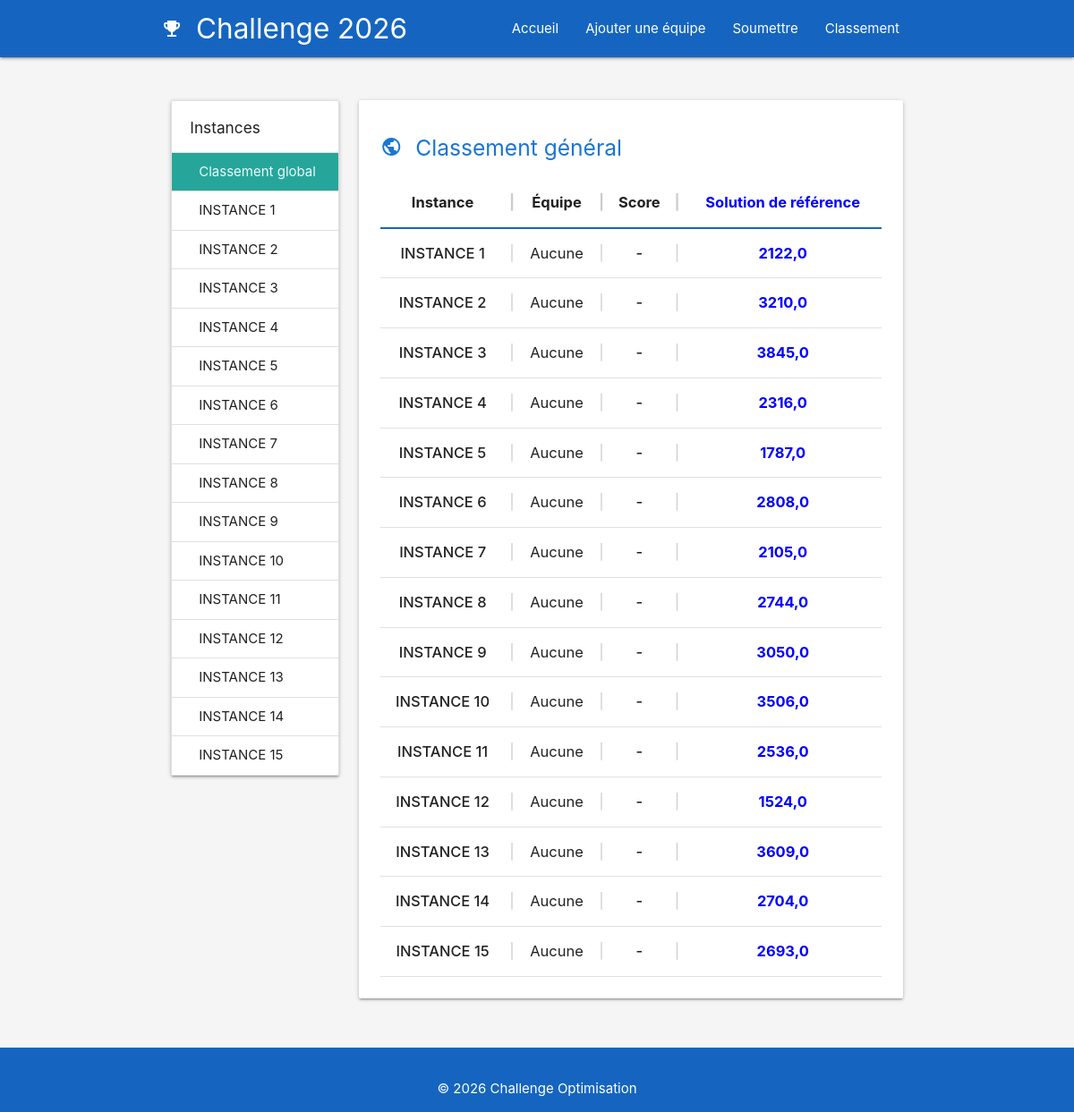
Page /classement/ on the committed database.
### solutions/models.py (models this page shows, shortened)
class Instance(models.Model):
    nom = models.CharField(max_length=100, unique=True)
    numero = models.IntegerField(unique=True)
    description = models.TextField(blank=True)
    date_ajout = models.DateTimeField(auto_now_add=True)

class Solution(models.Model):
    equipe          = models.ForeignKey(Equipe, on_delete=models.CASCADE)
    instance        = models.ForeignKey(Instance, on_delete=models.CASCADE)
    fichier         = models.FileField(upload_to='solutions/',blank=True, null=True)  # Chemin de la meilleure solution
    date_soumission = models.DateTimeField(auto_now_add=True)
    score           = models.FloatField(default=0)
    class Meta:
        unique_together = ('equipe', 'instance')  # une seule entrée par équipe/instance

### classement/views.py (the view)
# urls.py: path('', classement_view, name='classement'),
def classement_view(request, instance_id=None):
    instances = Instance.objects.all().order_by('numero')
    instance_active = None
    solutions = []
    classement_global = []
    if instance_id:
        instance_active, solutions = Classement.by_instance(instance_id)
    else:
        classement_global = Classement.for_all_instances()
    return render(request, 'classement/classement.html', {
        'instances': instances,
        'instance_active': instance_active,
        'solutions': solutions,
        'classement_global': classement_global,
        'nom_reference'    : 'Solution de référence'
    })

### templates/classement/classement.html
{% extends "base.html" %}
{% load static %}
{% block styles %}
<link rel="stylesheet" href="{% static 'css/classement.css' %}">
{% endblock %}
{% block content %}
<div class="row">
    <div class="col s12 m3">
        <ul class="collection with-header z-depth-1">
            <li class="collection-header"><h6>Instances</h6></li>
            <li class="collection-item {% if not instance_active %}active{% endif %}">
                <a href="{% url 'classement' %}" style="color: inherit;">
                    Classement global
                </a>
            </li>
            {% for inst in instances %}
                <li class="collection-item {% if instance_active and inst.id == instance_active.id %}active{% endif %}">
                    <a href="{% url 'classement_instance' inst.id %}" style="color: inherit;">
                        {{ inst.nom }}
                    </a>
                </li>
            {% endfor %}
        </ul>
    </div>
    <div class="col s12 m9">
        <div class="card">
            <div class="card-content">
                {% if instance_active %}
                    <h5 class="blue-text text-darken-2">
                        <i class="material-icons left">leaderboard</i>
                        Classement - {{ instance_active.nom }}
                    </h5>
                    <table class="highlight centered classement-table">
                        <thead>
                            <tr>
                                <th>#</th>
                                <th>Équipe</th>
                                <th class="separator">|</th>
                                <th>Score</th>
                            </tr>
                        </thead>
                        <tbody>
                            {% for sol in solutions %}
                                <tr class="
                                    {% if sol.equipe.nom == nom_reference %}line-reference
                                    {% elif sol.rank == 1 %}first-place
                                    {% elif sol.rank == 2 %}second-place
                                    {% elif sol.rank == 3 %}third-place
                                    {% endif %}
                                ">
                                    <td>
                                        {% if sol.is_reference %}
                                            Réf.
                                        {% elif sol.rank == 1 %}🥇
                                        {% elif sol.rank == 2 %}🥈
                                        {% elif sol.rank == 3 %}🥉
                                        {% else %}{{ sol.rank }}
                                        {% endif %}
                                    </td>
                                    <td>{{ sol.equipe.nom }}</td>
                                    <td class="separator">|</td>
                                    <td><strong>{{ sol.score }}</strong></td>
                                </tr>
                                {% empty %}
                                <tr>
                                    <td colspan="4">Aucune soumission</td>
                                </tr>
                                {% endfor %}
                        </tbody>
                    </table>
                {% else %}
                    <h5 class="blue-text text-darken-2">
                        <i class="material-icons left">public</i>
                        Classement général
                    </h5>
                    <table class="highlight centered classement-table">
                        <thead>
                            <tr>
                                <th>Instance</th>
                                <th class="separator">|</th>
                                <th>Équipe</th>
                                <th class="separator">|</th>
                                <th>Score</th>
                                <th class="separator">|</th>
                                <th class="col-reference">Solution de référence</th>
                            </tr>
                        </thead>
                        <tbody>
                            {% for ligne in classement_global %}
                                <tr>
                                    <td><strong>{{ ligne.instance }}</strong></td>
                                    <td class="separator">|</td>
                                    <td>{{ ligne.equipe }}</td>
                                    <td class="separator">|</td>
                                    <td><strong>{{ ligne.score }}</strong></td>
                                    <td class="separator">|</td>
                                    <td class="col-reference">{{ ligne.score_reference }}</td>
                                </tr>
                            {% empty %}
                                <tr>
                                    <td colspan="7">Aucune donnée disponible</td>
                                </tr>
                            {% endfor %}
                        </tbody>
                    </table>
                {% endif %}
            </div>
        </div>
    </div>
</div>
{% endblock %}

### static/css/classement.css (style rules this page uses)
.classement-table { margin-top: 20px; font-size: 1.1rem; }
.classement-table th { border-bottom: 2px solid #1565C0; }
.separator { color: #ccc; width: 10px; }
.col-reference { font-weight: bold !important; color : blue !important; }

### templates/base.html (style rules this page uses)
body { display: flex; min-height: 100vh; flex-direction: column; background-color: #f5f5f5; }

### rows in the picture
Instance: nom "INSTANCE 1", instance "INSTANCE 1"
Instance: nom "INSTANCE 2", instance "INSTANCE 2"
Instance: nom "INSTANCE 3", instance "INSTANCE 3"
Instance: nom "INSTANCE 4", instance "INSTANCE 4"
Instance: nom "INSTANCE 5", instance "INSTANCE 5"
Instance: nom "INSTANCE 6", instance "INSTANCE 6"
Instance: nom "INSTANCE 7", instance "INSTANCE 7"
Instance: nom "INSTANCE 8", instance "INSTANCE 8"
Instance: nom "INSTANCE 9", instance "INSTANCE 9"
Instance: nom "INSTANCE 10", instance "INSTANCE 10"
Instance: nom "INSTANCE 11", instance "INSTANCE 11"
Instance: nom "INSTANCE 12", instance "INSTANCE 12"
Instance: nom "INSTANCE 13", instance "INSTANCE 13"
Instance: nom "INSTANCE 14", instance "INSTANCE 14"
Instance: nom "INSTANCE 15", instance "INSTANCE 15"
Solution: score_reference "2122,0"
Solution: score_reference "3210,0"
Solution: score_reference "3845,0"
Solution: score_reference "2316,0"
Solution: score_reference "1787,0"
Solution: score_reference "2808,0"
Solution: score_reference "2105,0"
Solution: score_reference "2744,0"
Solution: score_reference "3050,0"
Solution: score_reference "3506,0"
Solution: score_reference "2536,0"
Solution: score_reference "1524,0"
Solution: score_reference "3609,0"
Solution: score_reference "2704,0"
Solution: score_reference "2693,0"

### other values in the picture
{{ ligne.equipe }} "Aucune" "Aucune" "Aucune" "Aucune" "Aucune" "Aucune" "Aucune" "Aucune" "Aucune" "Aucune" "Aucune" "Aucune" "Aucune" "Aucune" "Aucune"
{{ ligne.score }} "-" "-" "-" "-" "-" "-" "-" "-" "-" "-" "-" "-" "-" "-" "-"
